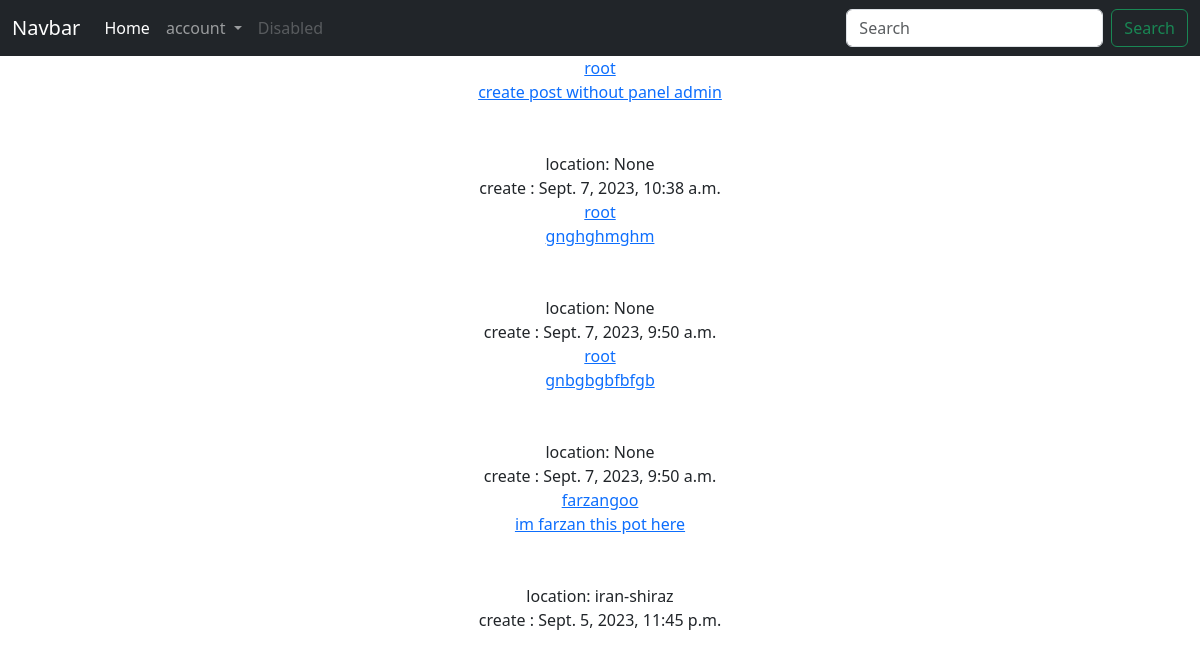
The app's page /, older data.
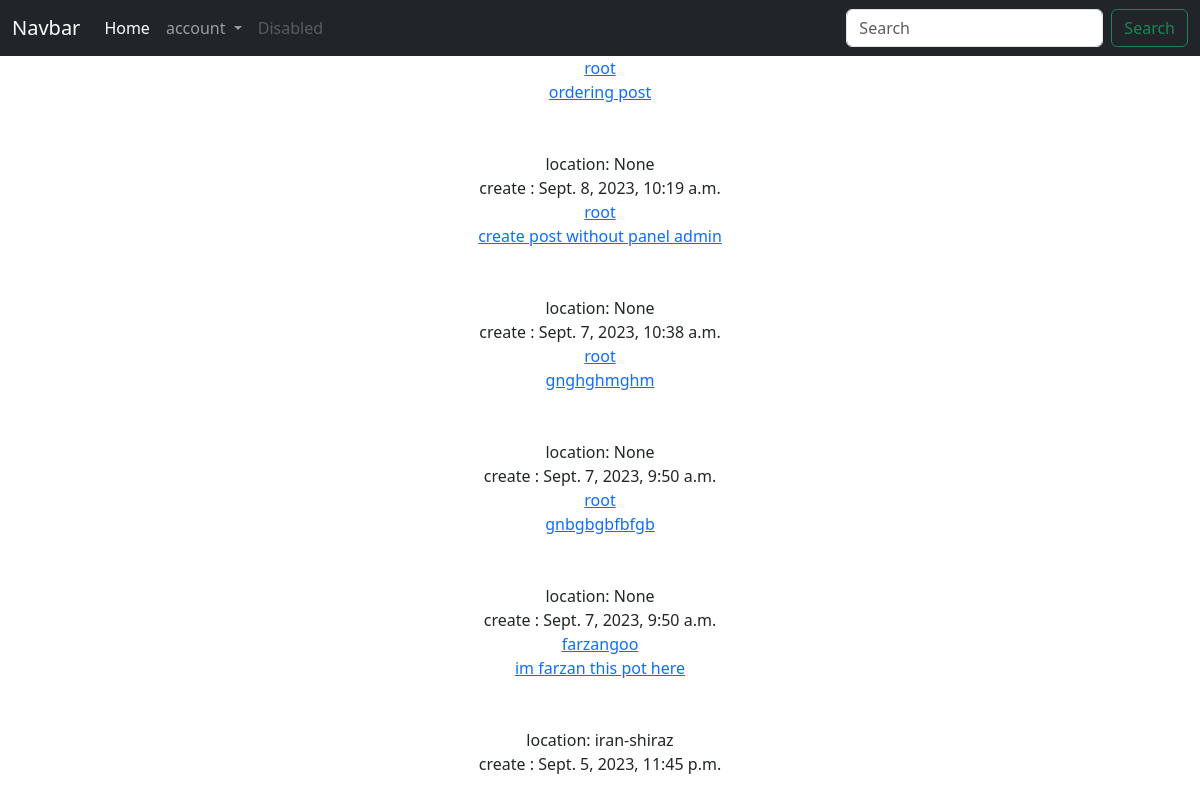
The same page, newer data.
### post/models.py (models this page shows, shortened)
class PostModel(CreateModel, UpdateModel):
    user = models.ForeignKey(User, on_delete=models.DO_NOTHING, related_name='posts')
    body = models.TextField(help_text='Please write caption')
    image = models.ImageField(upload_to='posts',blank=True, null=True, help_text='Please upload your image')
    video = models.FileField(upload_to='post/video', blank=True, null=True, help_text='please upload your video')
    location = models.CharField(max_length=730, blank=True, null=True,
                                help_text='You can write the location of this post')
    slug = models.SlugField(max_length=30)
    def get_absolute_url(self):
        return reverse("post:post_details", args=(self.id, self.slug))
    class StatusPost(models.Model):
        class StatusPosts(models.TextChoices):
            Published = 'pb', 'published'
            Rejected = 'rg', 'rejected'
        choose_status = models.CharField(
            max_length=2,
            choices=StatusPosts.choices,
            default=StatusPosts.Published
        )
    class Meta:
        verbose_name = _('post')
        verbose_name_plural = _('posts')
        db_table = 'post-model'
        ordering = ('-create_at', 'body', )

### accounts/models.py (models this page shows, shortened)
class User(AbstractBaseUser, CreateModel, UpdateModel):
    username = models.CharField(_("Username"), max_length=100, unique=True)
    email = models.EmailField(_("Email"), max_length=255, unique=True)
    full_name = models.CharField(_("Full name"), max_length=255)
    mobile_phone = models.CharField(_("Mobile"), max_length=11, unique=True)
    birthday = models.DateField(_("Birthday"), auto_now=timezone.now())
    profile_image = models.ImageField(_("Profile"), upload_to = 'images/profile')
    banner_image = models.ImageField(_("Profile"), upload_to = 'images/banner_profile')
    is_admin = models.BooleanField(_("is admin"), default=False)
    is_active = models.BooleanField(_("is active"), default=True)
    is_superuser = models.BooleanField(_("is superuser"), default=False)
    gender = (
        ('male', 'male'),
        ('female', 'female'),
    )
    gender_choose = models.CharField(_("Gender"), max_length=6, choices=gender)
    USERNAME_FIELD = "email"
    REQUIRED_FIELDS = ['mobile_phone', 'full_name', 'username']
    objects = MyManager()
    def __str__(self) :
        return self.username
    class Meta:
        verbose_name = _("user")
        verbose_name_plural = _("users")
        db_table = "users-model"

### post/views.py (the view)
# urls.py: path("", views.HomeView.as_view(), name='home'),
class HomeView(View):
    template_name = 'post/home.html'
    def get(self, request):
        post = PostModel.objects.all()
        return render(request, self.template_name, {'post': post})

### post/templates/post/home.html (shortened to what this page needs)
{% extends 'base.html' %}
{% block content %}
    <section class='text-center'>
        {% for posts in post  %}
                <a href='{% url 'accounts:profile' posts.user.id %}'> {{ posts.user }} </a> </br>
                <a href='{{ posts.get_absolute_url }}'>{{ posts.body }}</a> </br>
                location: {{ posts.location }} </br>
                create : {{ posts.create_at }} </br>
        {% endfor %}
    </section>
{% endblock  %}

Row changes from the older to the newer data that the page shows:
added PostModel: user "root", body "ordering post", location "None", create_at "Sept. 8, 2023, 10:19 a.m."
